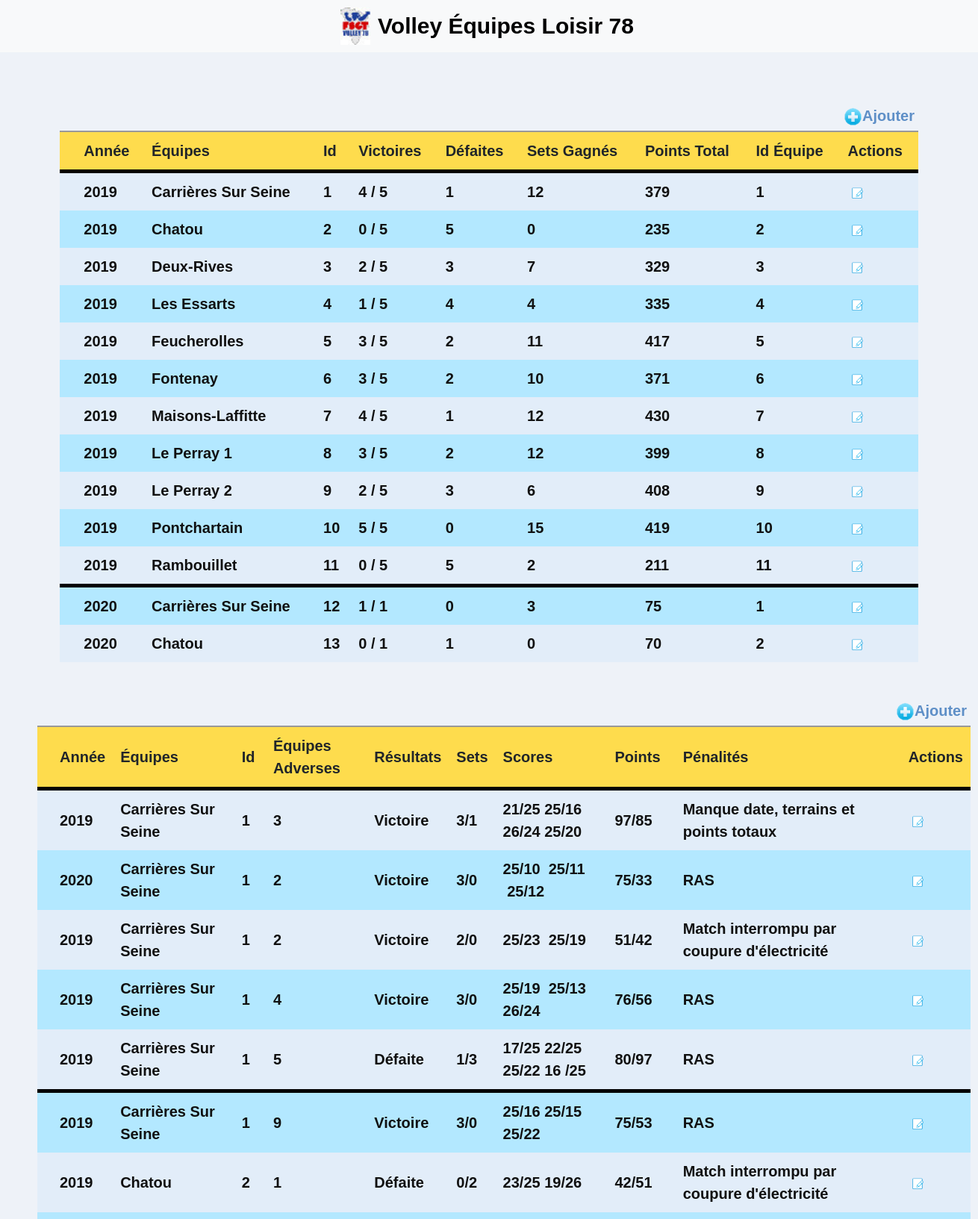
Page /crud/index.php (signed in, upper part) on the committed database.
### tables this page shows
CREATE TABLE IF NOT EXISTS `volley_resultats` (
  `id` int(11) NOT NULL,
  `victoires` int(11) NOT NULL,
  `defaites` int(11) NOT NULL,
  `nb_sets_gagnes` int(11) NOT NULL,
  `nb_points_total` int(11) NOT NULL,
  `nb_matchs` int(11) NOT NULL,
  `annee` int(11) NOT NULL,
  `id_equipe` int(11) NOT NULL,
  PRIMARY KEY (`id`)
);

CREATE TABLE IF NOT EXISTS `volley_equipes` (
  `id` int(11) NOT NULL,
  `nom` varchar(255) NOT NULL,
  PRIMARY KEY (`id`)
);

CREATE TABLE IF NOT EXISTS `volley_matchs` (
  `id` int(11) NOT NULL,
  `id_equipe1` int(11) NOT NULL,
  `id_equipe2` int(11) NOT NULL,
  `resultat` varchar(255) NOT NULL,
  `sets` varchar(255) NOT NULL,
  `scores` varchar(255) NOT NULL,
  `points` varchar(255) NOT NULL,
  `penalites` varchar(255) NOT NULL,
  `annee` int(11) NOT NULL,
  PRIMARY KEY (`id`)
);

### crud/index.php (called while the page is built, shortened)
<?php
$classementList = Resultats::getJoinTeamStats();
$matchList = Matchs::getJoinMatchStats();
require_once("views/index.view.php");
?>

### include/class/Bdd.php (called while the page is built, shortened)
<?php
class Bdd
{
    private static $_instance = null;
    private function __construct()
    {
        $this->conn = new PDO('mysql:host=localhost;dbname=volley;charset=utf8', 'root', '', array(PDO::ATTR_ERRMODE => PDO::ERRMODE_EXCEPTION));
    }
    public static function getInstance()
    {
        if (!static::$_instance) {
            static::$_instance = new Bdd();
        }
        return static::$_instance;
    }
}

### include/class/Resultats.php (called while the page is built, shortened)
<?php
class Resultats extends Bdd
{
    public static function getJoinTeamStats()
    {
        return Bdd::getInstance()->conn->query('SELECT *, volley_resultats.id as theId FROM `volley_resultats` INNER JOIN volley_equipes
            ON volley_resultats.id_equipe = volley_equipes.id');
    }
}
?>

### include/class/Matchs.php (called while the page is built, shortened)
<?php
class Matchs extends Bdd
{
    public static function getJoinMatchStats()
    {
        return Bdd::getInstance()->conn->query('SELECT *, volley_matchs.id_equipe1 as theId,  volley_matchs.id as myId FROM `volley_matchs` INNER JOIN volley_equipes
            ON volley_matchs.id_equipe1 = volley_equipes.id ORDER BY id_equipe1');
    }
}
?>

### crud/views/index.view.php (the view, shortened to what this page needs)
<div class="content" style="padding: 0 50px 50px;">
    <form name="frmUser" method="post">
        <div style="width:1150px; margin: 0 auto">
             <div style="text-align: right; padding-bottom:5px;">
                <a href="add.php" class="link">
                    <img alt='Add' title='Ajouter' src='../ressources/crud/add.png'
                        width='25px' height='25px'>Ajouter
                </a>
            </div>
            <table style="width: 1150px" border="0"
                   aria-describedby="listes résultats" class="tblListForm">
                <tr class="listheader">
                    <td></td>
                    <td>Année</td>
                    <td>Équipes</td>
                    <td>Id</td>
                    <td>Victoires</td>
                    <td>Défaites</td>
                    <td>Sets Gagnés</td>
                    <td>Points Total</td>
                    <td>Id Équipe</td>
                    <td>Actions</td>
                </tr>
                <?php
                $i = 0;
                foreach ($classementList as $row) {
                    if ($i % 2 == 0) {
                        $classname = "evenRow";
                    } else {
                        $classname = "oddRow";
                    }
                    ?>
                    <tr style="<?php if($row["id_equipe"] == 1) { ?>
                        border-top: 5px solid black !important <?php } ?>"
                        class="<?php if (isset($classname)) {
                            echo $classname;
                        } ?>"
                    >
                        <td></td>
                        <td><?php echo $row["annee"] ?></td>
                        <td><?php echo $row["nom"] ?></td>
                        <td><?php echo $row["theId"] ?></td>
                        <td>
                            <?php echo $row["victoires"]; ?> /
                            <?php echo $row["nb_matchs"]; ?>
                        </td>
                        <td><?php echo $row["defaites"]; ?></td>
                        <td><?php echo $row["nb_sets_gagnes"]; ?></td>
                        <td><?php echo $row["nb_points_total"]; ?></td>
                        <td><?php echo $row["id_equipe"]; ?></td>
                        <td>
                            <a href="edit.php?year=<?php echo $row["annee"] ?>&id=<?php echo $row["theId"]; ?>" class="link">
                                <img style="margin: 0 auto;" alt='Edit' title='Modifier'
                                     src='../ressources/crud/edit.png'
                                     width='15px' height='15px'/>
                            </a>
                        </td>
                    </tr>
                    <?php
                    $i++;
                }
                ?>
            </table>
        </div>
        <div style="width:1250px; margin: 50px auto 0">
             <div style="text-align: right; padding-bottom:5px;">
                <a href="addM.php" class="link">
                    <img alt='Add' title='Ajouter' src='../ressources/crud/add.png'
                        width='25px' height='25px'>Ajouter
                </a>
            </div>
            <table style="width: 1250px" border="0"
                   aria-describedby="listes matchs" class="tblListForm">
                <tr class="listheader">
                    <td></td>
                    <td>Année</td>
                    <td>Équipes</td>
                    <td>Id</td>
                    <td>Équipes Adverses</td>
                    <td>Résultats</td>
                    <td>Sets</td>
                    <td>Scores</td>
                    <td>Points</td>
                    <td>Pénalités</td>
                    <td>Actions</td>
                </tr>
                <?php
                $i = 0;
                foreach ($matchList as $row) {
                    if ($i % 2 == 0) {
                        $classname = "evenRow";
                    } else {
                        $classname = "oddRow";
                    }
                    ?>
                    <tr style="<?php if($i == 0 || $i == 5 || $i == 10 || $i == 15 || $i == 20
                        || $i == 25 || $i == 30 || $i == 35 || $i == 40 ||
                        $i == 45 || $i == 50 || $i == 55) { ?>
                        border-top: 5px solid black !important <?php } ?>"
                        class="<?php if (isset($classname)) {
                            echo $classname;
                        } ?>"
                    >
                        <td></td>
                        <td><?php echo $row["annee"] ?></td>
                        <td><?php echo $row["nom"] ?></td>
                        <td><?php echo $row["theId"] ?></td>
                        <td><?php echo $row["id_equipe2"] ?></td>
                        <td><?php echo $row["resultat"]; ?></td>
                        <td><?php echo $row["sets"]; ?></td>
                        <td><?php echo $row["scores"]; ?></td>
                        <td><?php echo $row["points"]; ?></td>
                        <td><?php echo $row["penalites"]; ?></td>
                        <td>
                            <a href="editM.php?year=<?php echo $row["annee"] ?>&id=<?php echo $row["myId"]; ?>" class="link">
                                <img style="margin: 0 auto;" alt='Edit' title='Modifier'
                                     src='../ressources/crud/edit.png'
                                     width='15px' height='15px'/>
                            </a>
                        </td>
                    </tr>
                    <?php
                    $i++;
                }
                ?>
            </table>
        </div>
    </form>
</div>

### css/style.css (style rules this page uses)
* { font-family: cursive, sans-serif !important; }
*:not(h1):not(h2) { font-weight: bold !important; font-size: 20px !important; }
html, body { width: 100%; height: 100%; margin: 0; }
body { background-color: #EEF2F8; }
a { text-decoration: none; }
.content { z-index: -1; width: 100%; margin-top: 70px; }
.logform input, a { margin: 5px; }
.evenRow { background-color: #E2EDF9; font-size: 12px; color: #101010; }
.oddRow { background-color: #B3E8FF; font-size: 12px; color: #101010; }
.tblListForm { border-top: 2px #999999 solid; }
.listheader { background-color: #fedc4d; font-size: 12px; font-weight: bold; }
.link { text-decoration: none; color: #5e8fc7; font-size: 11px; }

### crud/views/index.view.php (style rules this page uses)
td { padding: 10px; }

### rows in the picture
volley_resultats: annee "2019", volley_equipes.nom "Carrières Sur Seine", id "1", victoires "4", nb_matchs "5", defaites "1", nb_sets_gagnes "12", nb_points_total "379", id_equipe "1"
volley_resultats: annee "2019", volley_equipes.nom "Chatou", id "2", victoires "0", nb_matchs "5", defaites "5", nb_sets_gagnes "0", nb_points_total "235", id_equipe "2"
volley_resultats: annee "2019", volley_equipes.nom "Deux-Rives", id "3", victoires "2", nb_matchs "5", defaites "3", nb_sets_gagnes "7", nb_points_total "329", id_equipe "3"
volley_resultats: annee "2019", volley_equipes.nom "Les Essarts", id "4", victoires "1", nb_matchs "5", defaites "4", nb_sets_gagnes "4", nb_points_total "335", id_equipe "4"
volley_resultats: annee "2019", volley_equipes.nom "Feucherolles", id "5", victoires "3", nb_matchs "5", defaites "2", nb_sets_gagnes "11", nb_points_total "417", id_equipe "5"
volley_resultats: annee "2019", volley_equipes.nom "Fontenay", id "6", victoires "3", nb_matchs "5", defaites "2", nb_sets_gagnes "10", nb_points_total "371", id_equipe "6"
volley_resultats: annee "2019", volley_equipes.nom "Maisons-Laffitte", id "7", victoires "4", nb_matchs "5", defaites "1", nb_sets_gagnes "12", nb_points_total "430", id_equipe "7"
volley_resultats: annee "2019", volley_equipes.nom "Le Perray 1", id "8", victoires "3", nb_matchs "5", defaites "2", nb_sets_gagnes "12", nb_points_total "399", id_equipe "8"
volley_resultats: annee "2019", volley_equipes.nom "Le Perray 2", id "9", victoires "2", nb_matchs "5", defaites "3", nb_sets_gagnes "6", nb_points_total "408", id_equipe "9"
volley_resultats: annee "2019", volley_equipes.nom "Pontchartain", id "10", victoires "5", nb_matchs "5", defaites "0", nb_sets_gagnes "15", nb_points_total "419", id_equipe "10"
volley_resultats: annee "2019", volley_equipes.nom "Rambouillet", id "11", victoires "0", nb_matchs "5", defaites "5", nb_sets_gagnes "2", nb_points_total "211", id_equipe "11"
volley_resultats: annee "2020", volley_equipes.nom "Carrières Sur Seine", id "12", victoires "1", nb_matchs "1", defaites "0", nb_sets_gagnes "3", nb_points_total "75", id_equipe "1"
volley_resultats: annee "2020", volley_equipes.nom "Chatou", id "13", victoires "0", nb_matchs "1", defaites "1", nb_sets_gagnes "0", nb_points_total "70", id_equipe "2"
volley_matchs: annee "2019", volley_equipes.nom "Carrières Sur Seine", id_equipe1 "1", id_equipe2 "3", resultat "Victoire", sets "3/1", scores "21/25 25/16 26/24 25/20", points "97/85", penalites "Manque date, terrains et points totaux"
volley_matchs: annee "2020", volley_equipes.nom "Carrières Sur Seine", id_equipe1 "1", id_equipe2 "2", resultat "Victoire", sets "3/0", scores "25/10 25/11 25/12", points "75/33", penalites "RAS"
volley_matchs: annee "2019", volley_equipes.nom "Carrières Sur Seine", id_equipe1 "1", id_equipe2 "2", resultat "Victoire", sets "2/0", scores "25/23 25/19", points "51/42", penalites "Match interrompu par coupure d'électricité"
volley_matchs: annee "2019", volley_equipes.nom "Carrières Sur Seine", id_equipe1 "1", id_equipe2 "4", resultat "Victoire", sets "3/0", scores "25/19 25/13 26/24", points "76/56", penalites "RAS"
volley_matchs: annee "2019", volley_equipes.nom "Carrières Sur Seine", id_equipe1 "1", id_equipe2 "5", resultat "Défaite", sets "1/3", scores "17/25 22/25 25/22 16 /25", points "80/97", penalites "RAS"
volley_matchs: annee "2019", volley_equipes.nom "Carrières Sur Seine", id_equipe1 "1", id_equipe2 "9", resultat "Victoire", sets "3/0", scores "25/16 25/15 25/22", points "75/53", penalites "RAS"
volley_matchs: annee "2019", volley_equipes.nom "Chatou", id_equipe1 "2", id_equipe2 "1", resultat "Défaite", sets "0/2", scores "23/25 19/26", points "42/51", penalites "Match interrompu par coupure d'électricité"
